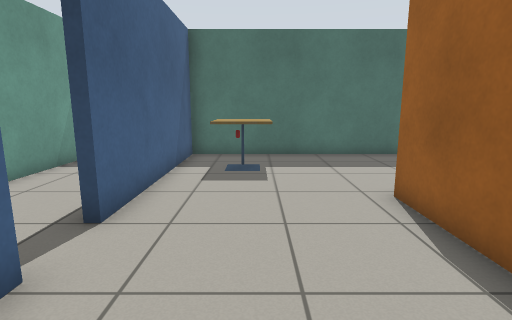
view 1 (above)

15 first-person views from a walk through a robot-simulator world made for Gazebo. The camera is 1 m above the floor, tilts 10° down and sees 80° across. Floor lines are 1 m apart. The floor is counted in squares, 0.5 m on a side. Each view is taken from the middle of a square. On the plan, view 1 faces up. The plan holds only what a view shows up to about 17 squares ahead; the rest is blank. The robots in the file are not drawn. Simple patterns stand in for the simulator's built-in surfaces.

view 2
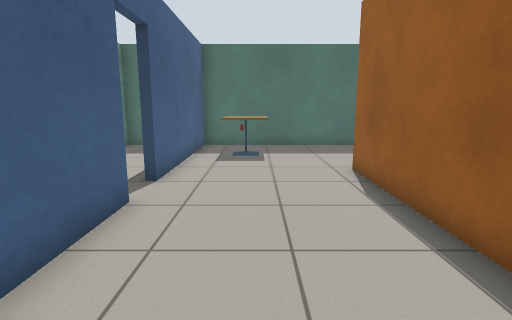

view 3
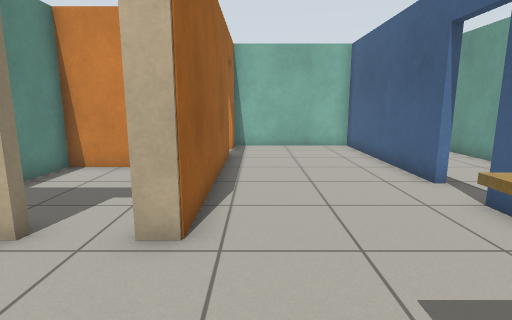

view 4
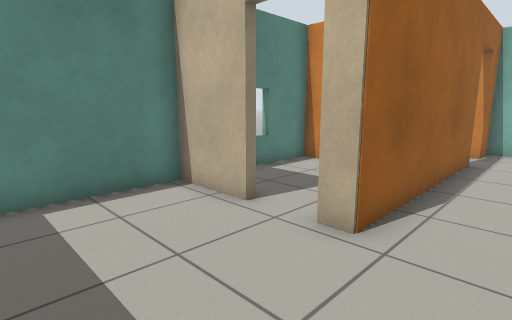

view 5
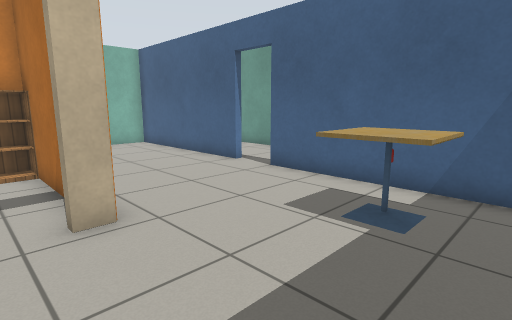

view 6
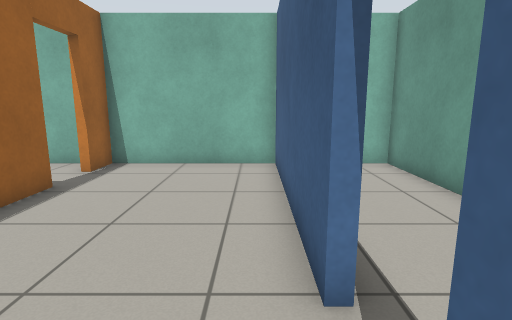

view 7
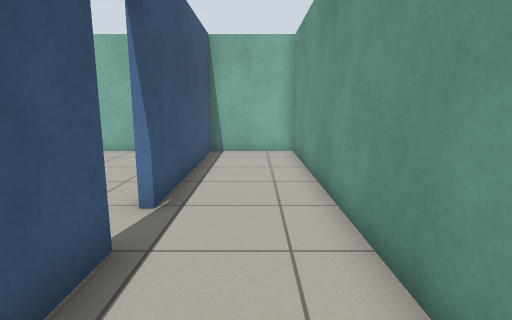

view 8
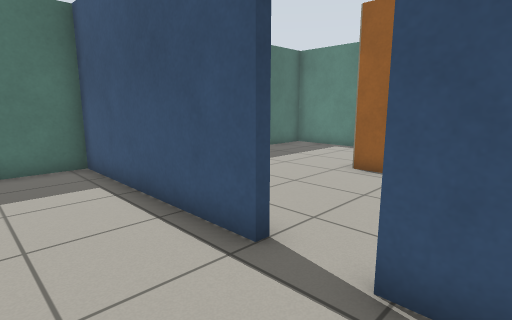

view 9
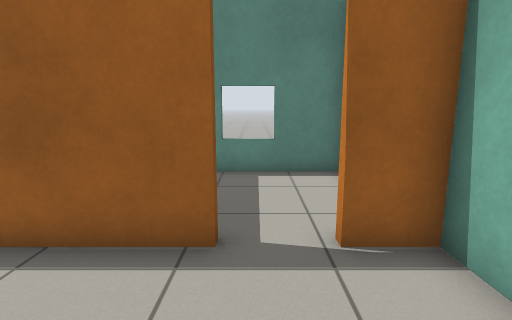

view 10
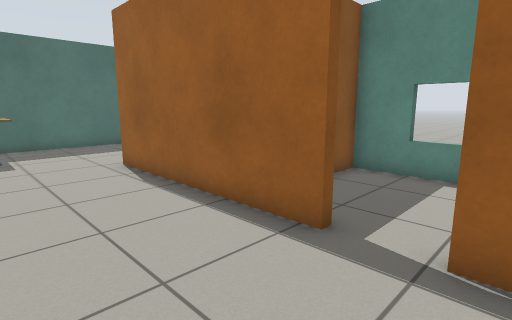

view 11
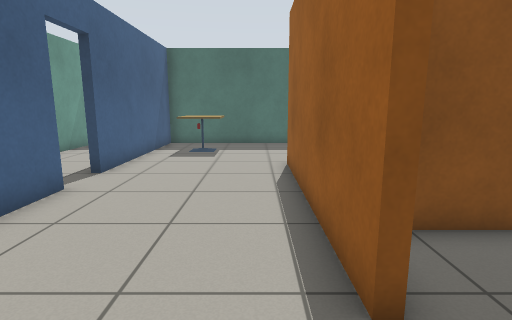

view 12
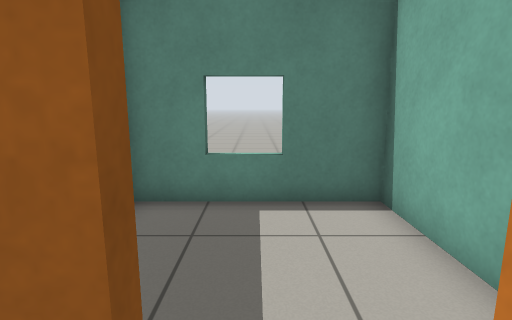

view 13
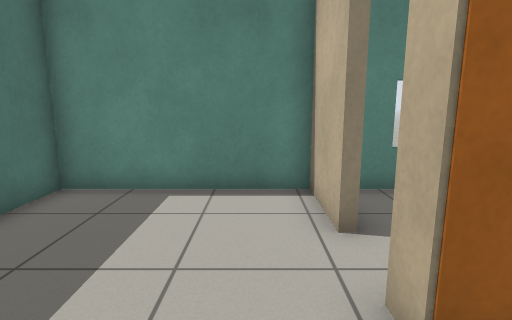

view 14
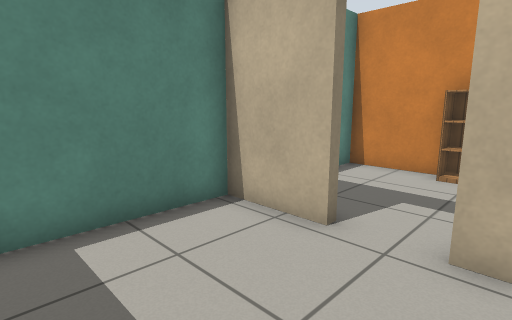

view 15
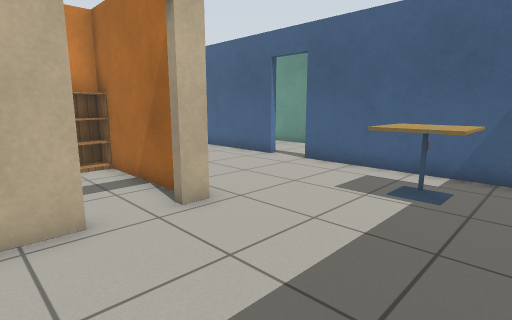

### Floor plan
Points are (right, up) in squares from view 1. A wall is a line through its corners. A room is listed if a view was taken in it or the views show most of it. See-through windows are left out.
Room 1 (views 1, 2, 3, 4, 5, 6, 9, 10, 11, 12, 13, 14, 15)
walls: (-2.7, 3.2) (-2.7, -4.7) (3.1, -4.7) (3.1, -3.2); (5.5, 6.7) (8.2, 6.7) (8.2, 12.7) (-2.7, 12.7) (-2.7, 5); (3.1, -1.4) (3.1, 6.7) (3.9, 6.7)
ways out: open door at (-3, 4.5) to room 2; open door at (3, -2.5) to room 3; open door at (4.7, 6.7) to room 4
objects: cafe table (-1, 9) to (0, 11)
Room 2 (views 7, 8)
walls: (-3, 5) (-3, 12.7) (-6.7, 12.7) (-6.7, -4.7) (-3, -4.7) (-3, 3.2)
ways out: open door at (-3, 4.5) to room 1
Room 3 (no view inside)
walls: (3.6, -4.7) (8.2, -4.7) (8.2, 0.7) (4.5, 0.7); (3.4, 1) (4.6, 1)
ways out: open door at (3, -2.5) to room 1
Room 4 (no view inside)
walls: (3.4, 5.8) (3.4, 1); (4.6, 1) (8.2, 1) (8.2, 5.5)
ways out: open door at (4.7, 6.7) to room 1
objects: bookshelf (4, 1) to (5, 2)

Where each view was taken, in squares from view 1:
view 1: 0 up, 0 right, facing up
view 2: 3 down, 0 right, facing up
view 3: 11 up, 2 right, facing down
view 4: 11 up, 1 right, facing down-right
view 5: 12 up, 5 right, facing down-left
view 6: 6 up, 2 left, facing down
view 7: 9 up, 5 left, facing down
view 8: 2 up, 6 left, facing up-right
view 9: 2 down, 1 left, facing right
view 10: 4 down, 1 left, facing up-right
view 11: 4 down, 2 right, facing up
view 12: 2 down, 2 right, facing right
view 13: 8 up, 1 right, facing right
view 14: 11 up, 3 right, facing down-right
view 15: 12 up, 7 right, facing down-left
